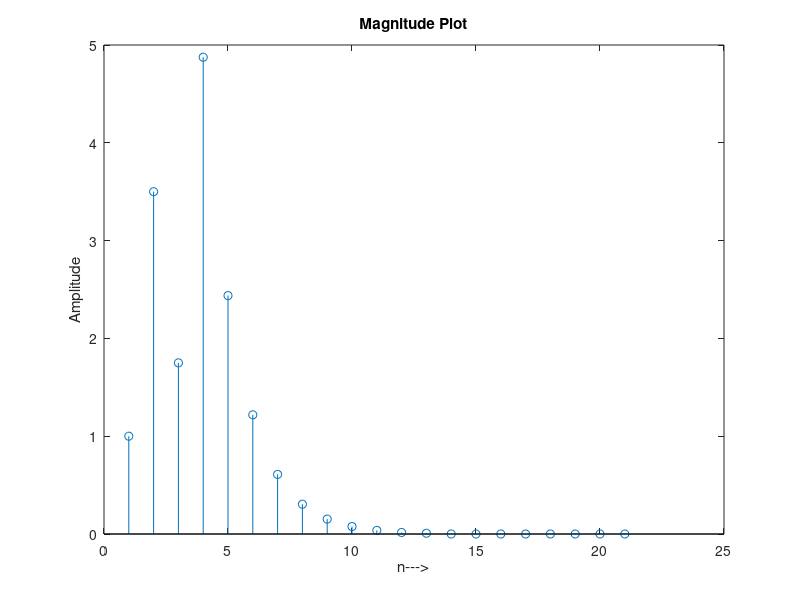

MATLAB code to generate this figure:
close all;
clear all;
clc;
n = 0:10;
n0 = 0;
n1 = 1;
n2 = 3;
u = n >= 0;
u1 = n >= 10;
h = power(0.5,n).*(u - u1);
x =((n-n0)==0)+(3*((n-n1)==0))+(4*((n-n2)==0));
ans1 = conv(h,x);
stem(ans1);
title('Magnitude Plot');
xlabel('n--->');
ylabel('Amplitude')